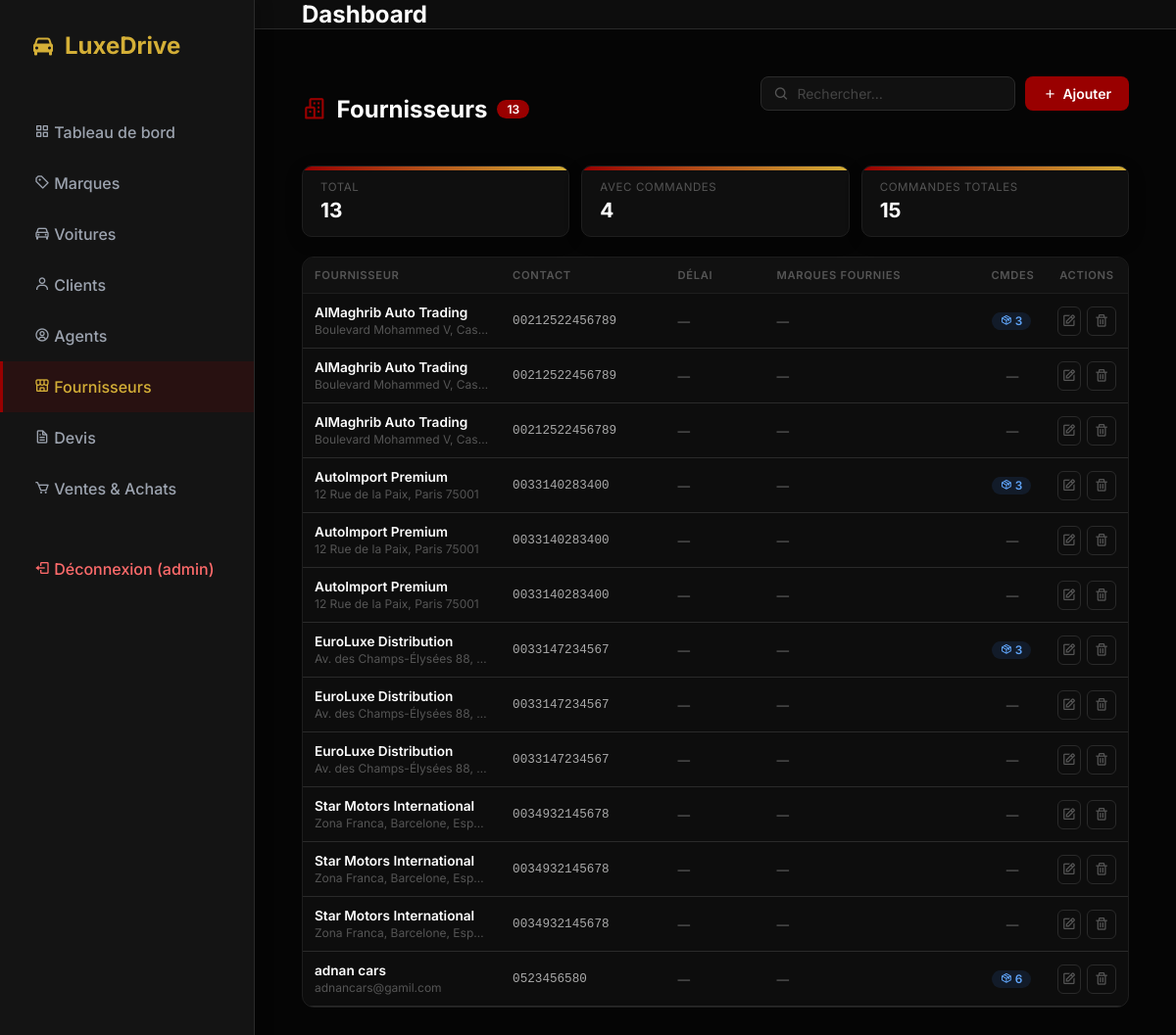
/fournisseurs (signed in), run on the app's committed database.
### tables this page shows
CREATE TABLE user (
    id_user INTEGER PRIMARY KEY AUTOINCREMENT,
    username TEXT UNIQUE NOT NULL,
    password TEXT NOT NULL,
    role TEXT CHECK( role IN ('admin', 'user') ) NOT NULL,
    id_client INTEGER,
    FOREIGN KEY (id_client) REFERENCES client(id_client)
);

CREATE TABLE fournisseur (
    id_fournisseur INTEGER PRIMARY KEY AUTOINCREMENT,
    nom TEXT,
    adresse TEXT,
    telephone TEXT
, ice              TEXT, pays             TEXT, delai_livraison  TEXT, contact_personnel TEXT, email            TEXT);

### app.py (the view, shortened to what this page needs)
@app.route('/fournisseurs', methods=('GET', 'POST'))
@admin_required
def fournisseurs():
    db = get_db()
    cur = db.cursor()
    cur.execute('''
        SELECT
            f.id_fournisseur, f.nom, f.adresse, f.telephone, f.email,
            f.ice, f.pays, f.delai_livraison, f.contact_personnel,
            COUNT(DISTINCT ca.id_cmdA)          AS nb_commandes,
            GROUP_CONCAT(DISTINCT mq.nom_marque) AS marques_fournies
        FROM fournisseur f
        LEFT JOIN commande_achat   ca ON f.id_fournisseur = ca.id_fournisseur
        LEFT JOIN fournisseur_marque fm ON f.id_fournisseur = fm.id_fournisseur
        LEFT JOIN marque            mq ON fm.id_marque = mq.id_marque
        GROUP BY f.id_fournisseur
        ORDER BY f.nom
    ''')
    fournisseurs_list = cur.fetchall()
    cur.execute('SELECT MIN(id_marque) as id_marque, nom_marque FROM marque GROUP BY nom_marque ORDER BY nom_marque')
    marques_list = cur.fetchall()
    cur.execute('''
        SELECT m.id_modele, m.nom_modele, m.id_marque, mq.nom_marque
        FROM modele m JOIN marque mq ON m.id_marque = mq.id_marque
        WHERE m.id_marque IN (SELECT MIN(id_marque) FROM marque GROUP BY nom_marque)
        ORDER BY mq.nom_marque, m.nom_modele
    ''')
    modeles_list = cur.fetchall()
    return render_template('fournisseurs.html',
                           fournisseurs=fournisseurs_list,
                           marques=marques_list,
                           modeles=modeles_list)

### app.py (called while the page is built)
def get_db():
    db = getattr(g, '_database', None)
    if db is None:
        db = g._database = sqlite3.connect(DATABASE)
        db.row_factory = sqlite3.Row
    return db

@app.teardown_appcontext
def close_connection(exception):
    db = getattr(g, '_database', None)
    if db is not None:
        db.close()

@app.before_request
def load_logged_in_user():
    user_id = session.get('user_id')
    if user_id is None:
        g.user = None
    else:
        db = get_db()
        cur = db.cursor()
        cur.execute('SELECT * FROM user WHERE id_user = ?', (user_id,))
        g.user = cur.fetchone()

def admin_required(f):
    @wraps(f)
    def decorated_function(*args, **kwargs):
        if 'user_id' not in session or session.get('role') != 'admin':
            return redirect(url_for('voitures'))
        return f(*args, **kwargs)
    return decorated_function

### templates/fournisseurs.html (shortened to what this page needs)
{% extends 'base.html' %}
{% block content %}
<div class="page-header">
  <div class="page-title">
    <i class='bx bx-buildings'></i>
    Fournisseurs
    <span class="badge-count">{{ fournisseurs|length }}</span>
  </div>
  <div class="header-actions">
    <div class="search-bar">
      <i class='bx bx-search'></i>
      <input type="text" id="searchInput" placeholder="Rechercher…" oninput="filterTable()">
    </div>
    <button class="btn-add" onclick="toggleForm()">
      <i class='bx bx-plus'></i> Ajouter
    </button>
  </div>
</div>
<div class="stats-row">
  <div class="stat-card">
    <div class="label">Total</div>
    <div class="value">{{ fournisseurs|length }}</div>
  </div>
  <div class="stat-card">
    <div class="label">Avec commandes</div>
    <div class="value">{{ fournisseurs|selectattr('nb_commandes','gt',0)|list|length }}</div>
  </div>
  <div class="stat-card">
    <div class="label">Commandes totales</div>
    <div class="value">{{ fournisseurs|sum(attribute='nb_commandes') if fournisseurs else 0 }}</div>
  </div>
</div>
<div class="table-wrapper">
  <table>
    <colgroup>
      <col class="c-fourn">
      <col class="c-contact">
      <col class="c-delai">
      <col class="c-marques">
      <col class="c-cmdes">
      <col class="c-actions">
    </colgroup>
    <thead>
      <tr>
        <th>Fournisseur</th>
        <th>Contact</th>
        <th>Délai</th>
        <th>Marques fournies</th>
        <th style="text-align:center;">Cmdes</th>
        <th style="text-align:center;">Actions</th>
      </tr>
    </thead>
    <tbody>
      {% if fournisseurs %}
        {% for f in fournisseurs %}
        <tr class="fourn-row">
          <td>
            <div class="td-name">{{ f.nom or '—' }}</div>
            {% if f.pays or f.adresse %}
              <div class="td-sub">
                {% if f.pays %}{{ f.pays }}{% endif %}{% if f.pays and f.adresse %} · {% endif %}{% if f.adresse %}{{ f.adresse }}{% endif %}
              </div>
            {% endif %}
          </td>
          <td>
            {% if f.telephone %}<div class="td-mono">{{ f.telephone }}</div>{% endif %}
          </td>
          <td>
            {% if f.delai_livraison %}
              <span class="delay-badge"><i class='bx bx-time-five'></i> {{ f.delai_livraison }}</span>
            {% else %}
              <span class="td-dim">—</span>
            {% endif %}
          </td>
          <td>
            {% if f.marques_fournies %}
              {% for mq_name in f.marques_fournies.split(',') %}
                <span class="pill-tag orange">{{ mq_name.strip() }}</span>
              {% endfor %}
            {% else %}
              <span class="td-dim">—</span>
            {% endif %}
          </td>
          <td style="text-align:center;">
            {% if f.nb_commandes and f.nb_commandes > 0 %}
              <span class="pill-tag orders"><i class='bx bx-package'></i> {{ f.nb_commandes }}</span>
            {% else %}
              <span class="td-dim">—</span>
            {% endif %}
          </td>
          <td>
            <div class="actions" style="justify-content:center;">
              <a href="/fournisseurs/edit/{{ f.id_fournisseur }}" class="btn-icon edit" title="Modifier">
                <i class='bx bx-edit'></i>
              </a>
              <form method="POST" action="/fournisseurs/delete/{{ f.id_fournisseur }}" style="margin:0;"
                    onsubmit="return confirm('Supprimer ce fournisseur ?')">
                <button type="submit" class="btn-icon del" title="Supprimer">
                  <i class='bx bx-trash'></i>
                </button>
              </form>
            </div>
          </td>
        </tr>
        {% endfor %}
      {% endif %}
    </tbody>
  </table>
</div>
{% endblock %}

### templates/base.html (shortened to what this page needs)
<!DOCTYPE html>
<html lang="fr">
<head>
    <link rel="stylesheet" href="{{ url_for('static', filename='style.css') }}">
    <link href="https://unpkg.com/boxicons@2.1.4/css/boxicons.min.css" rel="stylesheet">
</head>
<body>
    <aside class="sidebar">
        <div class="brand">
            <i class='bx bxs-car'></i>
            <span>LuxeDrive</span>
        </div>
        <ul class="nav-links">
            {% if g.user and g.user.role == 'admin' %}
            <li><a href="{{ url_for('dashboard') }}" class="{% if request.endpoint == 'dashboard' %}active{% endif %}"><i class='bx bx-grid-alt'></i> Tableau de bord</a></li>
            {% endif %}
            <li><a href="{{ url_for('marques') }}" class="{% if request.endpoint in ['marques','marque_detail'] %}active{% endif %}"><i class='bx bx-purchase-tag-alt'></i> Marques</a></li>
            {% if g.user and g.user.role == 'admin' %}
            <li><a href="{{ url_for('voitures') }}" class="{% if request.endpoint in ['voitures','voitures_add','voiture_detail','voiture_edit'] %}active{% endif %}"><i class='bx bx-car'></i> Voitures</a></li>
            {% endif %}
            {% if g.user and g.user.role == 'admin' %}
            <li><a href="{{ url_for('clients') }}" class="{% if request.endpoint in ['clients','client_edit'] %}active{% endif %}"><i class='bx bx-user'></i> Clients</a></li>
            <li><a href="{{ url_for('agents') }}" class="{% if request.endpoint in ['agents','agent_edit'] %}active{% endif %}"><i class='bx bx-user-circle'></i> Agents</a></li>
            <li><a href="{{ url_for('fournisseurs') }}" class="{% if request.endpoint in ['fournisseurs','fournisseur_edit'] %}active{% endif %}"><i class='bx bx-store-alt'></i> Fournisseurs</a></li>
            <li><a href="{{ url_for('devis_select') }}" class="{% if request.endpoint in ['devis_select','devis'] %}active{% endif %}"><i class='bx bx-file'></i> Devis</a></li>
            <li><a href="{{ url_for('transactions') }}" class="{% if request.endpoint == 'transactions' %}active{% endif %}"><i class='bx bx-cart'></i> Ventes & Achats</a></li>
            {% endif %}
            <li style="margin-top:30px;">
                <a href="{{ url_for('logout') }}" style="color:#ff6b6b;">
                    <i class='bx bx-log-out'></i> Déconnexion ({{ g.user.username if g.user else '' }})
                </a>
            </li>
        </ul>
    </aside>
    <div class="main-content">
        <header>
            <h1 class="page-title">{% block page_title %}Dashboard{% endblock %}</h1>
        </header>
        <main>
            {% block content %}{% endblock %}
        </main>
    </div>
</body>
</html>

### static/style.css (style rules this page uses)
:root { --primary-color: #990000; --primary-hover: #7a0000; --accent-gold: #D4AF37; --bg-color: #050505; --sidebar-bg: #141414; --card-bg: #141414; --text-main: #f8fafc; --text-muted: #9ca3af; --border-color: #2a2a2a; --success: #10b981; --warning: #f59e0b; --danger: #ef4444; }
* { box-sizing: border-box; margin: 0; padding: 0; font-family: 'Inter', sans-serif; }
body { background-color: var(--bg-color); color: var(--text-main); display: flex; height: 100vh; overflow: hidden; }
.sidebar { width: 260px; background-color: var(--sidebar-bg); border-right: 1px solid var(--border-color); display: flex; flex-direction: column; padding: 2rem 0; box-shadow: 4px 0 15px rgba(0,0,0,0.2); z-index: 10; }
.brand { padding: 0 2rem; font-size: 1.5rem; font-weight: 700; color: var(--accent-gold); margin-bottom: 3rem; display: flex; align-items: center; gap: 10px; }
.nav-links { list-style: none; display: flex; flex-direction: column; }
.nav-links li { width: 100%; }
.nav-links a { display: block; padding: 1rem 2rem; color: var(--text-muted); text-decoration: none; font-weight: 500; transition: all 0.3s ease; border-left: 3px solid transparent; }
.nav-links a:hover, .nav-links a.active { background-color: rgba(153, 0, 0, 0.15); color: var(--accent-gold); border-left: 3px solid var(--primary-color); }
.main-content { flex: 1; display: flex; flex-direction: column; overflow-y: auto; }
header { height: 80px; display: flex; align-items: center; padding: 0 3rem; background: rgba(18, 18, 18, 0.7); backdrop-filter: blur(10px); border-bottom: 1px solid var(--border-color); position: sticky; top: 0; z-index: 5; }
.page-title { font-size: 1.25rem; font-weight: 600; }
main { padding: 3rem; flex: 1; }
.stat-card { background-color: var(--card-bg); border-radius: 16px; padding: 2rem; border: 1px solid var(--border-color); box-shadow: 0 4px 20px rgba(0,0,0,0.1); transition: transform 0.3s ease, box-shadow 0.3s ease; position: relative; overflow: hidden; }
.stat-card::before { content: ''; position: absolute; top: 0; left: 0; width: 100%; height: 4px; background: linear-gradient(90deg, var(--primary-color), var(--accent-gold)); }
table { width: 100%; border-collapse: collapse; }
th, td { padding: 1.25rem; text-align: left; border-bottom: 1px solid var(--border-color); }
th { background-color: rgba(0,0,0,0.2); color: var(--text-muted); font-weight: 600; font-size: 0.85rem; text-transform: uppercase; letter-spacing: 0.5px; }
.header-actions { display: flex; justify-content: space-between; align-items: center; margin-bottom: 2rem; }

### data on the page
user: user "admin"
fournisseur: nom "AlMaghrib Auto Trading", adresse "Boulevard Mohammed V, Cas…", telephone "00212522456789", nb_commandes "3"
fournisseur: nom "AlMaghrib Auto Trading", adresse "Boulevard Mohammed V, Cas…", telephone "00212522456789"
fournisseur: nom "AlMaghrib Auto Trading", adresse "Boulevard Mohammed V, Cas…", telephone "00212522456789"
fournisseur: nom "AutoImport Premium", adresse "12 Rue de la Paix, Paris 75001", telephone "0033140283400", nb_commandes "3"
fournisseur: nom "AutoImport Premium", adresse "12 Rue de la Paix, Paris 75001", telephone "0033140283400"
fournisseur: nom "AutoImport Premium", adresse "12 Rue de la Paix, Paris 75001", telephone "0033140283400"
fournisseur: nom "EuroLuxe Distribution", adresse "Av. des Champs-Élysées 88,…", telephone "0033147234567", nb_commandes "3"
fournisseur: nom "EuroLuxe Distribution", adresse "Av. des Champs-Élysées 88,…", telephone "0033147234567"
fournisseur: nom "EuroLuxe Distribution", adresse "Av. des Champs-Élysées 88,…", telephone "0033147234567"
fournisseur: nom "Star Motors International", adresse "Zona Franca, Barcelone, Esp…", telephone "0034932145678"
fournisseur: nom "Star Motors International", adresse "Zona Franca, Barcelone, Esp…", telephone "0034932145678"
fournisseur: nom "Star Motors International", adresse "Zona Franca, Barcelone, Esp…", telephone "0034932145678"
fournisseur: nom "adnan cars", adresse "adnancars@gamil.com", telephone "0523456580", nb_commandes "6"

### other printed values
{{ fournisseurs|length }} "13"
{{ fournisseurs|selectattr('nb_commandes','gt',0)|list|length }} "4"
{{ fournisseurs|sum(attribute='nb_commandes') if fournisseurs else 0 }} "15"
